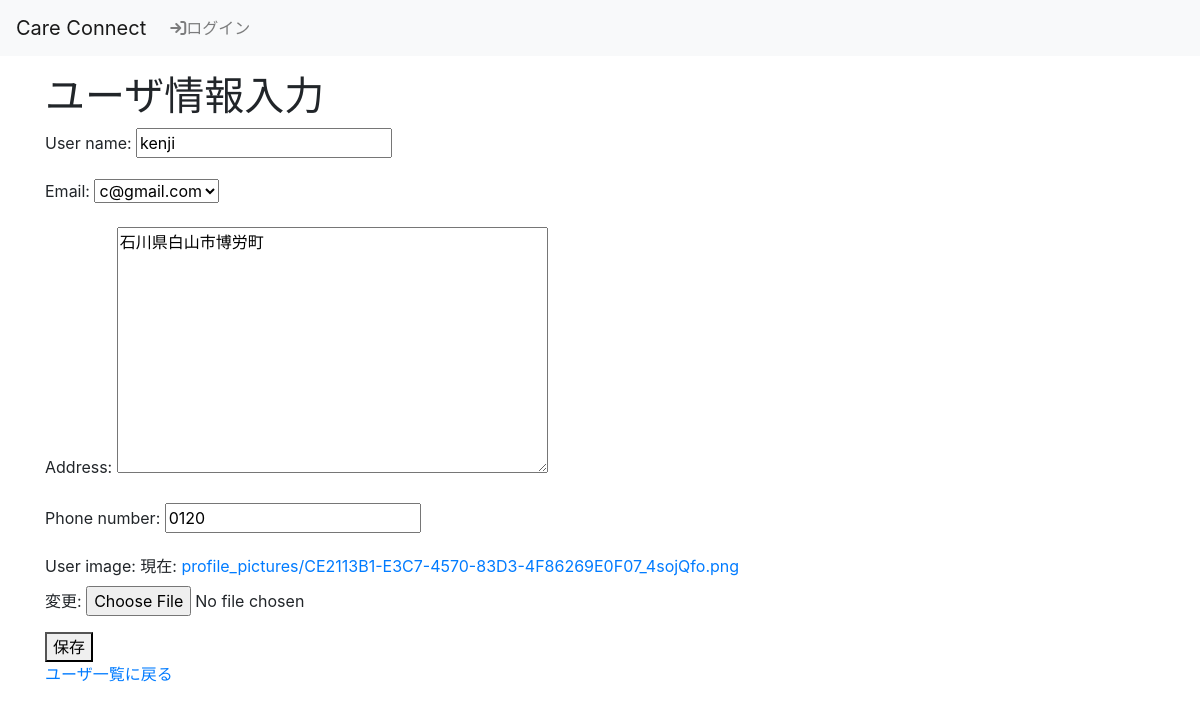
The app's page /profile/15/edit/ with its own data.
### accounts/models.py (models this page shows, shortened)
class User(AbstractBaseUser, PermissionsMixin):
    username = models.CharField(
        gettext_lazy("user name"),
        max_length=128,
        default="",
        blank=True,
    )
    email = models.EmailField(gettext_lazy("E-mail address"), unique=True)
    is_staff = models.BooleanField(
        gettext_lazy("staff status"),
        default=False,
        help_text=gettext_lazy(
            "Designates whether the user can log into this admin site."
        ),
    )
    is_active = models.BooleanField(
        gettext_lazy("active"),
        default=True,
        help_text=gettext_lazy(
            "Designates whether this user should be treated as active."
            "Unselect this instead of deleting accounts."
        ),
    )
    date_joined = models.DateTimeField(
        gettext_lazy("date joined"), default=timezone.now
    )
    objects = CustomUserManager()
    USERNAME_FIELD = "email"
    REQUIRED_FIELDS = []
    class Meta:
        verbose_name = gettext_lazy("user")
        verbose_name_plural = gettext_lazy("users")

class UserProfile(models.Model):
    user = models.OneToOneField(User, on_delete=models.CASCADE)
    address = models.TextField(blank=False, null=False)
    phone_number = models.CharField(max_length=15, blank=False, null=False)
    user_image = models.ImageField(
        upload_to="profile_pictures/", blank=False, null=False
    )

### accounts/views.py (the view, shortened to what this page needs)
class UserProfileUpdateView(UpdateView):
    model = UserProfile
    form_class = UserProfileForm
    template_name = "userprofile_form.html"
    success_url = reverse_lazy("accounts:profile_list")
    def get_context_data(self, **kwargs):
        context = super().get_context_data(**kwargs)
        user_profile = self.get_object()
        if not context.get("user_form"):
            context["user_form"] = UserForm(instance=user_profile.user)
        return context

### accounts/forms.py
class UserProfileForm(forms.ModelForm):
    class Meta:
        model = UserProfile
        fields = ["address", "phone_number", "user_image"]

class UserForm(forms.ModelForm):
    email = forms.ChoiceField(choices=[])  # 初期状態では空の選択肢
    class Meta:
        model = User
        fields = ["username", "email"]
    def __init__(self, *args, **kwargs):
        super(UserForm, self).__init__(*args, **kwargs)
        used_emails = UserProfile.objects.values_list('user__email', flat=True)
        available_emails = get_user_model().objects.exclude(email__in=used_emails)
        self.fields['email'].choices = [(user.email, user.email) for user in available_emails]

### templates/userprofile_form.html (shortened to what this page needs)
{% extends 'base.html' %}
{% block content %}
<h1>ユーザ情報入力</h1>
<form method="post" enctype="multipart/form-data">
    {{ user_form.as_p }}
    {{ form.as_p }}
    <button type="submit">保存</button>
</form>
<a href="{% url 'accounts:profile_list' %}">ユーザ一覧に戻る</a>
{% endblock %}

### records on screen
User: username "kenji"
User: email "c@gmail.com"
UserProfile: address "石川県白山市博労町", phone_number "0120"
